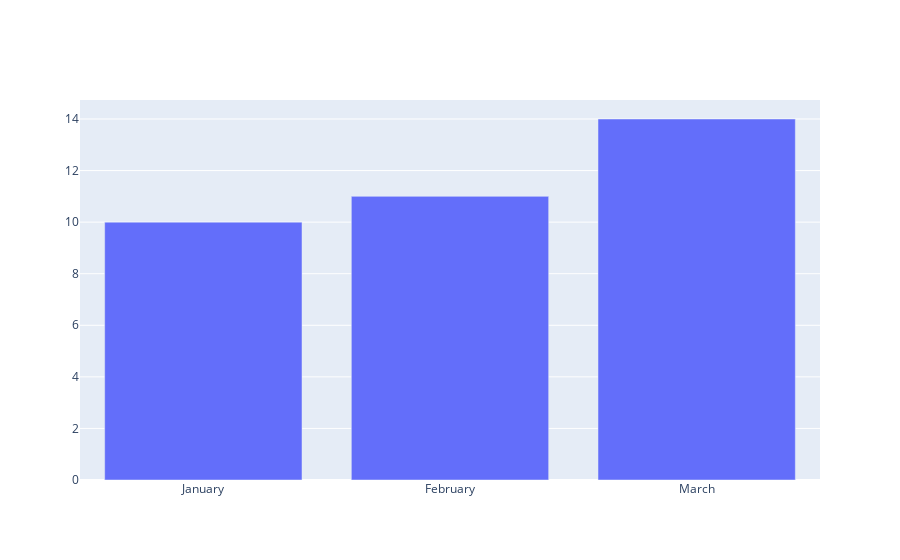

Here is the notebook cell this chart was saved with:
### Code cell
iplot(fig)

### Figure 1 — Plotly figure (JSON) as saved in the notebook; plotly's stock layout.template omitted (floating-point values rounded to 4 significant figures)
{"data": [{"type": "bar", "x": ["January", "February", "March"], "y": [10, 11, 14]}], "layout": {}}
